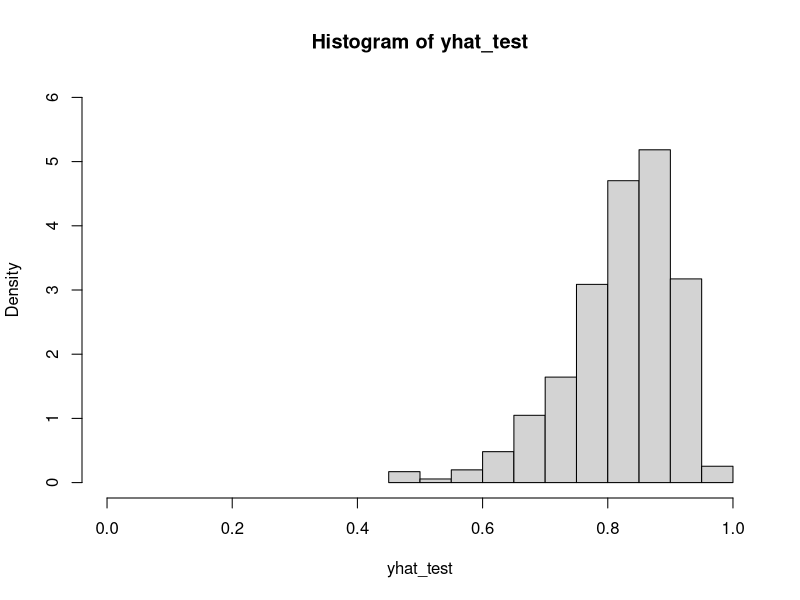
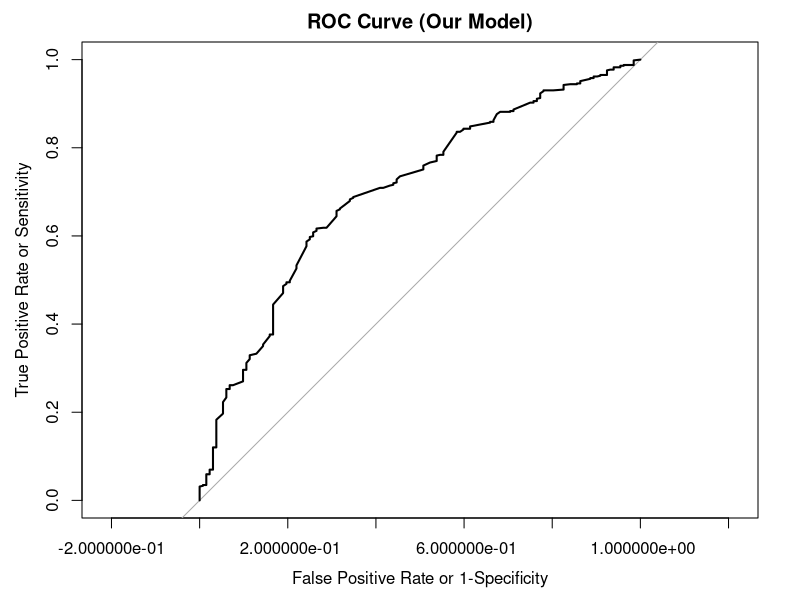

The R source for these figures, in order:
## ---- chunk 1
knitr::opts_chunk$set(echo = TRUE)

#load packages
library(tidyverse)
library(pROC)
library(glmnet)
library(readr)

#load dataset
demographics <- read_csv("demographics_id.csv")
vaccine_data <- read.csv("vaccine_data.csv")
## ---- chunk 2
#split demographics voter data into training and test set using sampling
#Set seed for replication
set.seed(02138)

## For Regression analysis
#allocated 75% of data to training and 25% of data to testing
row.number <- sample(1:nrow(demographics), 0.75 * nrow(demographics))
n_train = demographics[row.number,]
n_test = demographics[-row.number,]

#summarise
dim(n_train)
dim(n_test)
## ---- chunk 3
## USA Model
#fit the demographic variables onto the outcome variable of vaccine acceptance

#exclude flu_shot
fm1 <- covid_vaccine ~ gender + age_group + education + race + financial_status 

#include flu shot
fm2 <- covid_vaccine ~ gender + age_group + education + race + financial_status + flu_shot

#estimate model 1 (logistic regression)
model1 <- glm(fm1, data = n_train, family = "binomial", na.action = na.exclude)
summary(model1)

#estimate model 2 (logistic regression)
model2 <- glm(fm2, data = n_train, family = "binomial", na.action = na.exclude)
summary(model2)

#report collinearity of vaccines
cor(demographics$covid_vaccine, demographics$flu_shot, use = "complete.obs")
## ---- chunk 4
##Calculate prediction value on the test set
yhat_test<- predict(model1, newdata = n_test, "response")

#Plot prediction value density of test set
hist(yhat_test, freq = FALSE, xlim = c(0, 1), ylim = c(0, 6))

#Create yhat column on the country level model
demographics$yhat <- predict(model1, newdata = demographics, "response")

mean(demographics$yhat)
## ---- chunk 5
#Compute ROC curve 
dem.roc1 <- roc(
  response  = n_test$covid_vaccine,
  predictor = yhat_test
)

#Plot ROC curve
plot(dem.roc1, 
     xlab = "False Positive Rate or 1-Specificity",
     ylab = "True Positive Rate or Sensitivity",
     main = "ROC Curve (Our Model)",
     legacy.axes = TRUE)

#Calculate AUC = 0.703, chance a positive case outranks a negative case. 
auc(dem.roc1)

## ---- chunk 6
#Calculate the threshold for positive case from test set
threshold <- coords(dem.roc1, x = "best", transpose = TRUE,
                      ret = c("threshold","accuracy","precision","recall"))

#Report efficiency table of model
knitr::kable(rbind(threshold), row.names = FALSE, digits = 3)

n_test$threshold <- threshold[1]

#Calculate f-score 
f1 <- 2*((0.91*0.617)/(0.91+0.617))
f1

#Use boolean logic to determine model v. actual prediction value
n_test$yhat_actual <- as.numeric(yhat_test >= n_test$threshold)

#Create prop table of model efficiency
prop_table_covid <- prop.table(table(n_test$yhat_actual, n_test$covid_vaccine))
rownames(prop_table_covid) <- c("Deny Vaccine (Predicted)", "Seek Vaccine (Predicted)")
colnames(prop_table_covid) <- c("Deny Vaccine (True)", "Seek Vaccine (True)")
prop_table_covid

##False negative rate is 0.312 (top right), the false positive rate is 0.0496 (bottom left)
